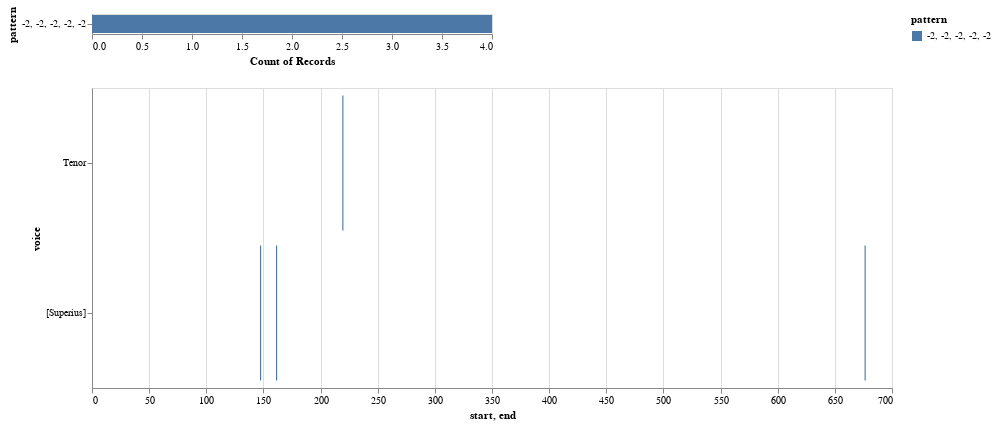

The notebook cell saved with this chart:
### Code cell
viz_demo.plot_ngrams_heatmap(mel_ngrams, selected_patterns=['-2, -2, -2, -2, -2' ])

### Figure 1 — Vega-Lite specification as saved in the notebook (floating-point values rounded to 4 significant figures)
{"config": {"view": {"continuousWidth": 400, "continuousHeight": 300}}, "vconcat": [{"mark": "bar", "encoding": {"color": {"type": "nominal", "field": "pattern"}, "opacity": {"condition": {"value": 1, "selection": "selector005"}, "value": 0.2}, "x": {"type": "nominal", "aggregate": "count", "field": "pattern"}, "y": {"type": "nominal", "field": "pattern"}}, "selection": {"selector005": {"type": "multi", "fields": ["pattern"]}}}, {"mark": "bar", "encoding": {"color": {"type": "nominal", "field": "pattern"}, "opacity": {"condition": {"value": 1, "selection": "selector005"}, "value": 0.2}, "tooltip": [{"type": "quantitative", "field": "start"}, {"type": "quantitative", "field": "end"}, {"type": "nominal", "field": "pattern"}], "x": {"type": "quantitative", "field": "start"}, "x2": {"field": "end"}, "y": {"type": "nominal", "field": "voice"}}, "height": 300, "selection": {"selector005": {"type": "multi", "fields": ["pattern"]}, "selector006": {"type": "interval", "bind": "scales", "encodings": ["x", "y"]}}, "width": 800}], "data": {"name": "data-454dd615d380e3a69f56507adcf092d7"}, "$schema": "https://vega.github.io/schema/vega-lite/v4.8.1.json", "datasets": {"data-454dd615d380e3a69f56507adcf092d7": [{"start": 147.0, "voice": "[Superius]", "pattern": "-2, -2, -2, -2, -2", "end": 148.0}, {"start": 161.0, "voice": "[Superius]", "pattern": "-2, -2, -2, -2, -2", "end": 162.0}, {"start": 676.0, "voice": "[Superius]", "pattern": "-2, -2, -2, -2, -2", "end": 677.0}, {"start": 219.0, "voice": "Tenor", "pattern": "-2, -2, -2, -2, -2", "end": 220.0}]}}
